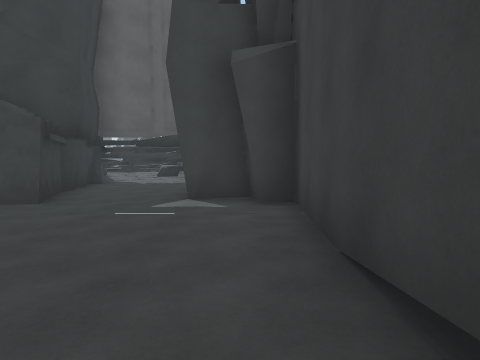
View 1 (above)

13 first-person views from a walk through a Unity game level. The camera is 1.4 m above the floor, tilts 4° down and sees 75° across. The floor is counted in squares, 2 m on a side. Each view is taken from the middle of a square. On the plan, view 1 faces up. The plan holds only what a view shows up to about 10 squares ahead; the rest is blank. The place goes on beyond the plan. The player character is not drawn. Some animated figures are not drawn.

View 2
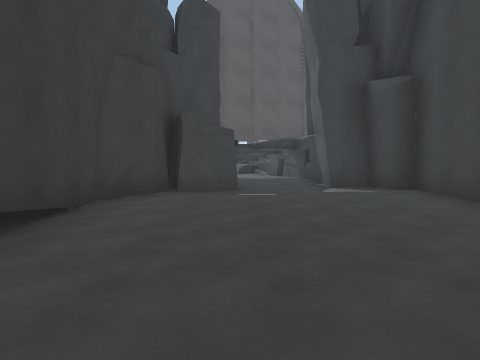

View 3
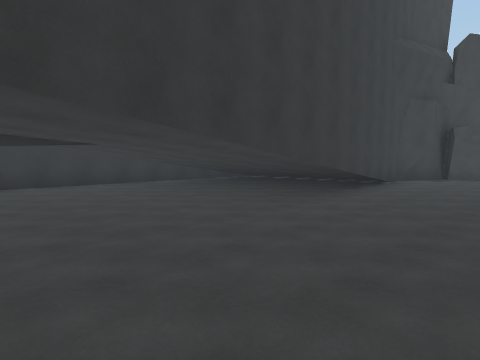

View 4
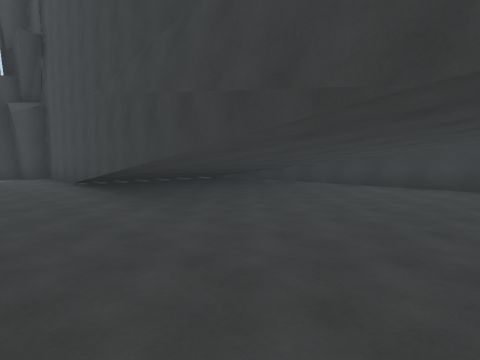

View 5
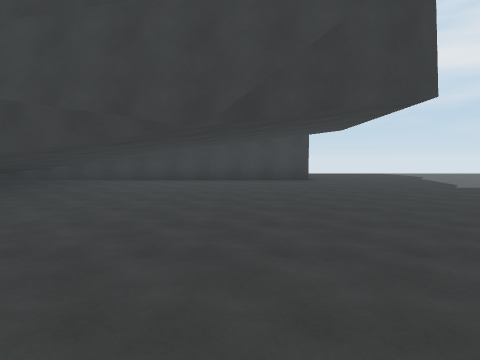

View 6
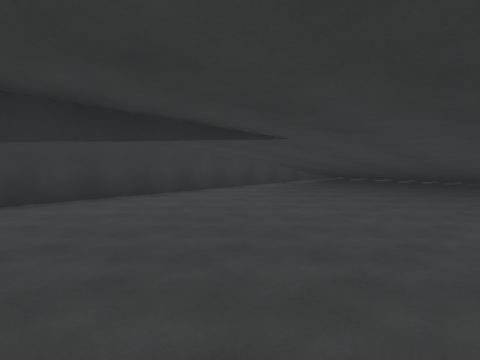

View 7
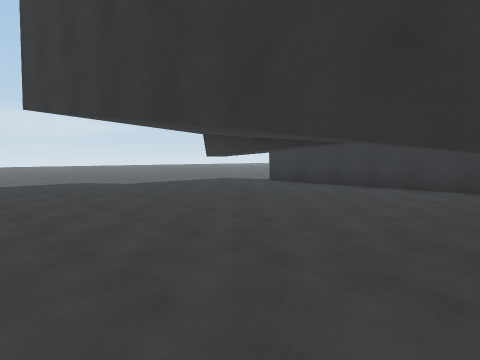

View 8
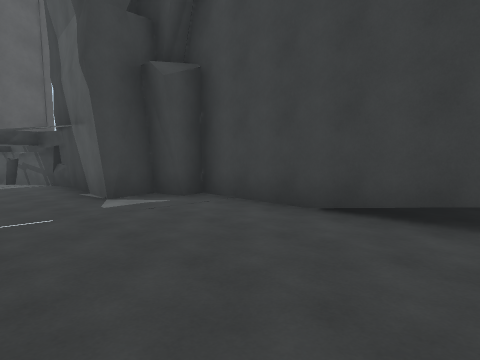

View 9
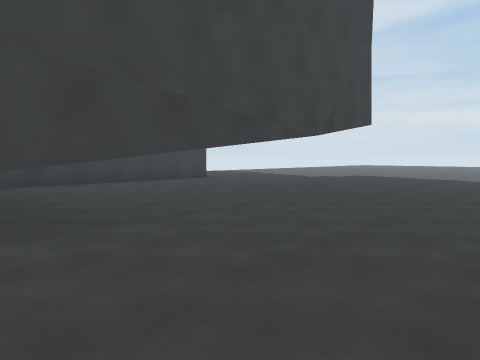

View 10
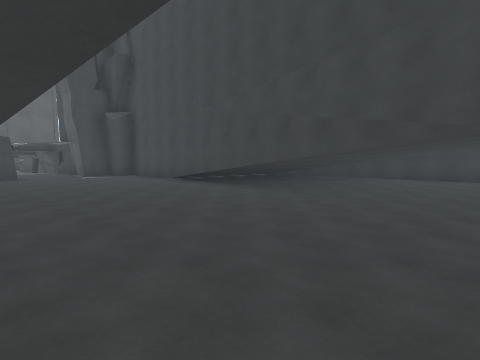

View 11
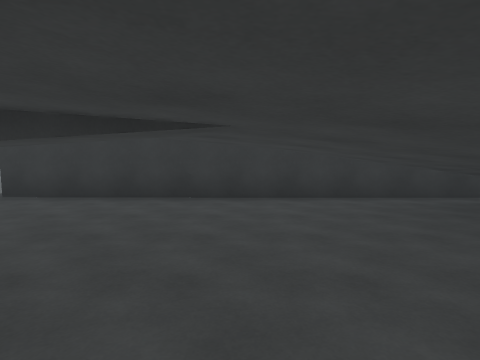

View 12
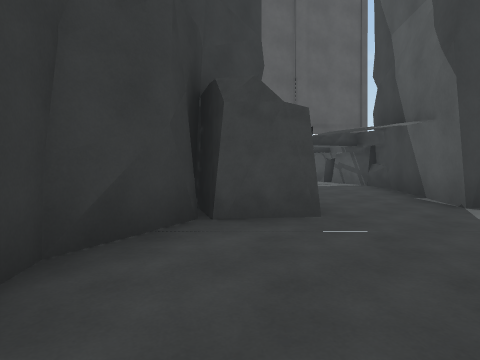

View 13
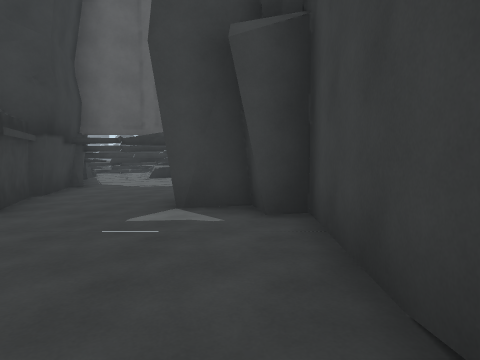

### Floor plan
Key: @ floor where view 1 was taken; # wall or solid block; . floor; = window, fence, low wall or low ledge; v drop or lower ground; O other object.
Columns run from 11 left of view 1 to 6 right of it. Each row starts with its distance up from view 1.
 11           vO
 10           O
  9        ## O#
  8        # ..#
  7        # .##
  6       ##..##
  5       ###..##
  4      ##.....#
  3      #......#
  2      #......#
  1      ##.....#    #
  0 #######....@######
 -1 #######.....######
 -2 #######.....######
 -3 #.#####.....######
 -4 #.=...#....#....##
 -5 #................#
 -6 #................#
 -7 #..#.............#
 -8 #..#.............#

Positions as (right, up) in squares from view 1, and headings:
1: (0, 0), facing up
2: (-3, -2), facing up
3: (-2, -7), facing up-left
4: (-2, -7), facing up-right
5: (-4, -7), facing right
6: (-5, -8), facing up-left
7: (-3, -3), facing down-left
8: (-3, 0), facing up-right
9: (-3, -2), facing down-right
10: (-5, -7), facing up-right
11: (-5, -5), facing left
12: (-4, 1), facing up
13: (0, 1), facing up
